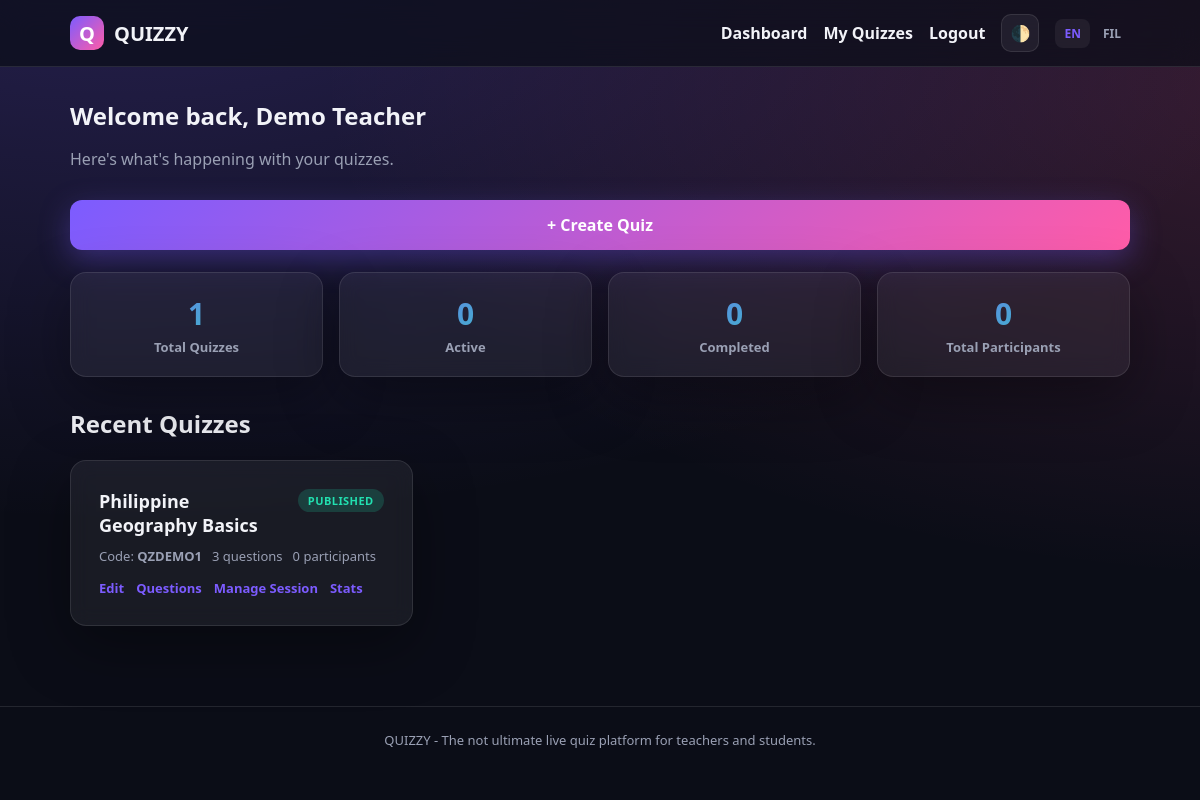
Screenshot of /teacher/index.php (signed in) with the database file from the repository.
### tables this page shows
CREATE TABLE quizzes (
    id INT AUTO_INCREMENT PRIMARY KEY,
    teacher_id INT NOT NULL,
    title VARCHAR(150) NOT NULL,
    description TEXT NULL,
    code VARCHAR(10) NOT NULL UNIQUE,
    status ENUM('draft','published','open','in_progress','completed','expired','archived') NOT NULL DEFAULT 'draft',
    default_time_limit INT NOT NULL DEFAULT 20,
    show_feedback_immediately TINYINT(1) NOT NULL DEFAULT 1,
    show_leaderboard_during TINYINT(1) NOT NULL DEFAULT 1,
    show_correct_answers_after TINYINT(1) NOT NULL DEFAULT 1,
    time_bonus_enabled TINYINT(1) NOT NULL DEFAULT 1,
    penalty_enabled TINYINT(1) NOT NULL DEFAULT 0,
    penalty_points INT NOT NULL DEFAULT 0,
    powerups_enabled VARCHAR(255) NOT NULL DEFAULT 'double_points,shield,time_boost,fifty_fifty,score_boost',
    current_question_index INT NOT NULL DEFAULT 0,
    question_started_at DATETIME NULL,
    session_status ENUM('idle','waiting','active','completed') NOT NULL DEFAULT 'idle',
    session_started_at DATETIME NULL,
    session_closed_at DATETIME NULL,
    created_at TIMESTAMP DEFAULT CURRENT_TIMESTAMP,
    updated_at TIMESTAMP DEFAULT CURRENT_TIMESTAMP ON UPDATE CURRENT_TIMESTAMP,
    FOREIGN KEY (teacher_id) REFERENCES teachers(id) ON DELETE CASCADE,
    INDEX idx_code (code),
    INDEX idx_teacher (teacher_id)
);

### includes/functions.php (called while the page is built, shortened)
<?php
function e(?string $value): string {
    return htmlspecialchars((string)$value, ENT_QUOTES, 'UTF-8');
}
function base_url(string $path = ''): string {
    $scriptDir = str_replace('\\', '/', dirname($_SERVER['SCRIPT_NAME'] ?? '/'));
    $root = preg_replace('#/(teacher|api)$#', '', $scriptDir);
    if ($root === '/' || $root === '') $root = '';
    return $root . '/' . ltrim($path, '/');
}

### teacher/index.php (the view, shortened to what this page needs)
<?php
require_once __DIR__ . '/../includes/functions.php';
$teacherId = current_teacher_id();
$pdo = db();
$counts = $pdo->prepare(
    "SELECT
        COUNT(*) AS total,
        SUM(status IN ('open','in_progress')) AS active,
        SUM(status = 'completed') AS completed
     FROM quizzes WHERE teacher_id = ?"
);
$counts->execute([$teacherId]);
$stats = $counts->fetch();
$participantsStmt = $pdo->prepare(
    "SELECT COUNT(DISTINCT p.id) FROM participants p JOIN quizzes q ON q.id = p.quiz_id WHERE q.teacher_id = ?"
);
$participantsStmt->execute([$teacherId]);
$totalParticipants = (int)$participantsStmt->fetchColumn();
$recentStmt = $pdo->prepare(
    "SELECT q.*, (SELECT COUNT(*) FROM questions WHERE quiz_id = q.id) AS question_count,
     (SELECT COUNT(*) FROM participants WHERE quiz_id = q.id) AS participant_count
     FROM quizzes q WHERE teacher_id = ? ORDER BY updated_at DESC LIMIT 8"
);
$recentStmt->execute([$teacherId]);
$recentQuizzes = $recentStmt->fetchAll();
require __DIR__ . '/../includes/header.php';
?>
<section class="dashboard-head">
  <div>
    <h1>Welcome back, <?= e($_SESSION['teacher_name']) ?></h1>
    <p class="muted">Here's what's happening with your quizzes.</p>
  </div>
  <a class="btn btn-primary btn-lg" href="<?= e(base_url('teacher/create-quiz.php')) ?>">+ Create Quiz</a>
</section>
<section class="stat-cards">
  <div class="glass-card stat-card"><span class="stat-value"><?= (int)$stats['total'] ?></span><span class="stat-label">Total Quizzes</span></div>
  <div class="glass-card stat-card"><span class="stat-value"><?= (int)$stats['active'] ?></span><span class="stat-label">Active</span></div>
  <div class="glass-card stat-card"><span class="stat-value"><?= (int)$stats['completed'] ?></span><span class="stat-label">Completed</span></div>
  <div class="glass-card stat-card"><span class="stat-value"><?= $totalParticipants ?></span><span class="stat-label">Total Participants</span></div>
</section>
<section class="quiz-list-section">
  <h2>Recent Quizzes</h2>
  <?php if (!$recentQuizzes): ?>
    <p class="muted">You haven't created any quizzes yet.</p>
  <?php else: ?>
  <div class="quiz-cards">
    <?php foreach ($recentQuizzes as $q): ?>
      <div class="glass-card quiz-card">
        <div class="quiz-card-top">
          <h3><?= e($q['title']) ?></h3>
          <span class="status-pill status-<?= e($q['status']) ?>"><?= e(ucwords(str_replace('_', ' ', $q['status']))) ?></span>
        </div>
        <div class="quiz-card-meta">
          <span>Code: <strong><?= e($q['code']) ?></strong></span>
          <span><?= (int)$q['question_count'] ?> questions</span>
          <span><?= (int)$q['participant_count'] ?> participants</span>
        </div>
        <div class="quiz-card-actions">
          <a href="<?= e(base_url('teacher/edit-quiz.php?id=' . $q['id'])) ?>">Edit</a>
          <a href="<?= e(base_url('teacher/questions.php?id=' . $q['id'])) ?>">Questions</a>
          <a href="<?= e(base_url('teacher/session.php?id=' . $q['id'])) ?>">Manage Session</a>
          <a href="<?= e(base_url('teacher/statistics.php?id=' . $q['id'])) ?>">Stats</a>
        </div>
      </div>
    <?php endforeach; ?>
  </div>
  <?php endif; ?>
</section>
<?php require __DIR__ . '/../includes/footer.php'; ?>

### assets/css/style.css (style rules this page uses)
:root { --bg: #0b0d17; --bg-alt: #12152321; --surface: rgba(255,255,255,0.06); --surface-solid: #161a2b; --border: rgba(255,255,255,0.10); --text: #f2f3f8; --text-muted: #9aa0b4; --primary: #7c5cff; --primary-2: #ff5ca8; --accent: #22e0b0; --danger: #ff5470; --warning: #ffb020; --radius: 16px; --shadow: 0 20px 60px rgba(0,0,0,0.35); --font: 'Segoe UI', system-ui, -apple-system, Roboto, Helvetica, Arial, sans-serif; }
* { box-sizing: border-box; }
body { margin: 0; font-family: var(--font); background: radial-gradient(1200px 600px at 10% -10%, rgba(124,92,255,0.25), transparent), radial-gradient(1000px 500px at 110% 10%, rgba(255,92,168,0.18), transparent), var(--bg); color: var(--text); min-height: 100vh; -webkit-font-smoothing: antialiased; transition: background-color .3s ease, color .3s ease; }
a { color: inherit; text-decoration: none; }
.glass-card { background: var(--surface); border: 1px solid var(--border); border-radius: var(--radius); box-shadow: var(--shadow); padding: 28px; backdrop-filter: blur(10px); }
.btn { display: inline-flex; align-items: center; justify-content: center; gap: 8px; padding: 11px 20px; border-radius: 12px; border: none; font-weight: 700; font-size: 15px; cursor: pointer; transition: transform .15s ease, box-shadow .15s ease; text-align: center; }
.btn-primary { background: linear-gradient(135deg, var(--primary), var(--primary-2)); color: #fff; box-shadow: 0 10px 30px rgba(124,92,255,0.35); }
.btn-lg { width: 100%; padding: 14px 22px; font-size: 16px; }
.dashboard-head { display: flex; justify-content: space-between; align-items: center; flex-wrap: wrap; gap: 14px; margin-bottom: 22px; }
.dashboard-head h1 { margin: 0 0 4px; }
.muted { color: var(--text-muted); }
.stat-cards { display: grid; grid-template-columns: repeat(auto-fit, minmax(150px, 1fr)); gap: 16px; margin: 18px 0 30px; }
.stat-card { text-align: center; padding: 20px; }
.stat-value { display: block; font-size: 30px; font-weight: 900; background: linear-gradient(135deg, var(--primary), var(--accent)); -webkit-background-clip: text; background-clip: text; color: transparent; }
.stat-label { display: block; margin-top: 4px; font-size: 13px; color: var(--text-muted); font-weight: 600; }
.quiz-cards { display: grid; grid-template-columns: repeat(auto-fill, minmax(280px, 1fr)); gap: 16px; }
.quiz-card { display: flex; flex-direction: column; gap: 10px; }
.quiz-card-top { display: flex; justify-content: space-between; align-items: start; gap: 10px; }
.quiz-card-top h3 { margin: 0; font-size: 18px; }
.quiz-card-meta { display: flex; flex-wrap: wrap; gap: 10px; font-size: 13px; color: var(--text-muted); }
.quiz-card-actions { display: flex; flex-wrap: wrap; gap: 12px; font-size: 13px; font-weight: 700; margin-top: 4px; }
.quiz-card-actions a { color: var(--primary); }
.status-pill { padding: 4px 10px; border-radius: 999px; font-size: 11px; font-weight: 800; text-transform: uppercase; letter-spacing: .04em; white-space: nowrap; }
.status-published { background: rgba(34,224,176,0.18); color: var(--accent); }

### rows the page displays
quizzes: title "Philippine Geography Basics", status "PUBLISHED", code "QZDEMO1", question_count "3", participant_count "0"

### other values shown
$_SESSION['teacher_name'] "Demo Teacher"
t('app_tagline') "The not ultimate live quiz platform for teachers and students."
